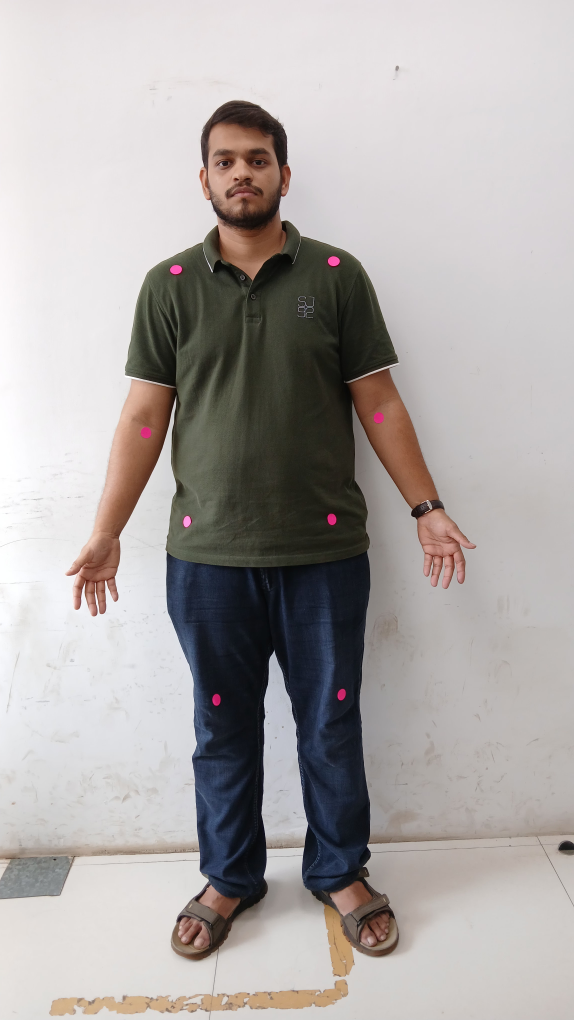
#> input picture inputImg.jpg, 2296 x 4080 px (shown at 1/4 size)
$ python EyesAndBodyDetection.py
#> lines starting #> are read from the running program, lines starting #| are printed output that depends on the picture; after the words box and inside, x2 and y2 are one past the last pixel; in counts of white or black regions, pixels touching at a corner belong together
import cv2
import numpy as np

def detect_and_label_circles_of_body(imagepath, labeled_data):
    """
    Detects pink color regions in the image, fits circles around them, and labels body parts.

    Parameters:
        image (numpy.ndarray): The input image.
        labeled_data (dict): Dictionary to store labeled body points.

    Returns:
        numpy.ndarray: Image with circles and labels drawn.
        dict: Updated dictionary with labeled body points.
    """
    # Convert the image from BGR to HSV color space
    image = cv2.imread(imagepath)
    image = cv2.resize(image,(600,720))
    hsv = cv2.cvtColor(image, cv2.COLOR_BGR2HSV)

    # Define the range of pink color in HSV
    lower_pink = np.array([160, 70, 70])   # Broader lower bound of pink color
    upper_pink = np.array([180, 255, 255])

    # Create a mask for the pink color
    mask = cv2.inRange(hsv, lower_pink, upper_pink)

    # Find contours of the detected pink regions
    contours, _ = cv2.findContours(mask, cv2.RETR_EXTERNAL, cv2.CHAIN_APPROX_SIMPLE)

    # List to store the circle data
    circles_data = []

    # Iterate through each contour
    for contour in contours:
        # Fit a minimum enclosing circle around the contour
        (x, y), radius = cv2.minEnclosingCircle(contour)
        radius = int(radius)  # Convert radius to an integer

        # Check if the radius is greater than 5
        if radius >1:
            # Store the center and radius in the list
            circles_data.append(((int(x), int(y)), radius))

    # Sort the circles based on their y-coordinate (vertical position)
    circles_data.sort(key=lambda c: c[0][1])  # Sort by y-coordinate

    # Divide circles into shoulders, hands, hips, and knees
    if len(circles_data) >= 8:
        # Most upper two circles are shoulders
        shoulders = sorted(circles_data[:2], key=lambda c: c[0][0])  # Sort by x for left/right
        # Next two circles are hands
        hands = sorted(circles_data[2:4], key=lambda c: c[0][0])  # Sort by x for left/right
        # Middle two circles are hips
        hips = sorted(circles_data[4:6], key=lambda c: c[0][0])  # Sort by x for left/right
        # Most lower two circles are knees
        knees = sorted(circles_data[6:8], key=lambda c: c[0][0])  # Sort by x for left/right

        # Assign labels
        body_labels = [
            ("Right Shoulder", shoulders[0][0]), ("Left Shoulder", shoulders[1][0]),
            ("Right Hand", hands[0][0]), ("Left Hand", hands[1][0]),
            ("Right Hip", hips[0][0]), ("Left Hip", hips[1][0]),
            ("Right Knee", knees[0][0]), ("Left Knee", knees[1][0])
        ]
    else:
        body_labels = [(f"Circle {i+1}", c[0]) for i, c in enumerate(circles_data)]

    # Draw and label the circles
    for label, center in body_labels:
        x, y = center
        cv2.circle(image, center, 5, (0, 255, 0), thickness=-1)  # Green filled circle
        cv2.putText(image, label, (x - 40, y - 10), cv2.FONT_HERSHEY_SIMPLEX, 0.5, (0, 255, 255), 2)
        labeled_data[label] = center

    return image, labeled_data

def detect_and_label_eyes(image, labeled_data, target_size=(600, 720)):
    """
    Detects eyes (left and right) in the image, labels them, and adjusts their positions based on the target size.

    Parameters:
        image (numpy.ndarray): The input image.
        labeled_data (dict): Dictionary to store labeled eye points.
        target_size (tuple): The target size (width, height) to scale the eye positions.

    Returns:
        numpy.ndarray: Image with eyes and labels drawn.
        dict: Updated dictionary with labeled eye points scaled to target size.
    """
    gray = cv2.cvtColor(image, cv2.COLOR_BGR2GRAY)

    # Load the classifiers
    face_cascade = cv2.CascadeClassifier(cv2.data.haarcascades + 'haarcascade_frontalface_default.xml')
    eye_cascade = cv2.CascadeClassifier(cv2.data.haarcascades + 'haarcascade_eye.xml')

    # Detect faces
    faces = face_cascade.detectMultiScale(gray, scaleFactor=1.3, minNeighbors=4)

    # Calculate scaling factors for width and height
    actual_size = (image.shape[1], image.shape[0])  # (width, height)
    scale_width = target_size[0] / actual_size[0]
    scale_height = target_size[1] / actual_size[1]

    for (x, y, w, h) in faces:
        # [5 lines of commented-out code are left out]
        x = int(x )
        y = int(y )
        w = int(w )
        h = int(h )

        roi_gray = gray[y:y + h, x:x + w]
        eyes = eye_cascade.detectMultiScale(roi_gray)

        # Sort detected eyes by x-coordinates (left-to-right in the image)
        eyes = sorted(eyes, key=lambda e: e[0])
        # print("eyessss",eyes)
        if len(eyes) >= 2:
            # Right Eye
            ex, ey, ew, eh = eyes[0]
            right_eye_center = (x + ex + ew // 2, y + ey + eh // 2)
            right_eye_center_scaled = (int(right_eye_center[0] * scale_width), int(right_eye_center[1] * scale_height))
            cv2.circle(image, right_eye_center, 5, (0, 0, 255), -1)
            # cv2.putText(image, "Right Eye", (right_eye_center[0] - 50, right_eye_center[1]),
                        # cv2.FONT_HERSHEY_SIMPLEX, 0.5, (0, 255, 0), 1)
            labeled_data["Right Eye"] = right_eye_center_scaled

            # Left Eye
            ex, ey, ew, eh = eyes[1]
            left_eye_center = (x + ex + ew // 2, y + ey + eh // 2)
            left_eye_center_scaled = (int(left_eye_center[0] * scale_width), int(left_eye_center[1] * scale_height))
            cv2.circle(image, left_eye_center, 5, (0, 0, 255), -1)
            # cv2.putText(image, "Left Eye", (left_eye_center[0] + 10, left_eye_center[1]),
                        # cv2.FONT_HERSHEY_SIMPLEX, 0.5, (0, 255, 0), 1)
            labeled_data["Left Eye"] = left_eye_center_scaled
        # print("eyeee points",labeled_data)

    return image, labeled_data


def main(image_path):
    """
    Main function to detect and label eyes and body points in a single image.

    Parameters:
        image_path (str): Path to the input image.
    """
#> called with image_path = 'inputImg.jpg'
    # Load and resize the image
    RealImage = cv2.imread(image_path)
#> RealImage is the input picture: shape (4080, 2296, 3); mean B, G, R 166.7, 168.3, 173.3
    image = RealImage.copy()
    image = cv2.resize(image, (1300, 1720))
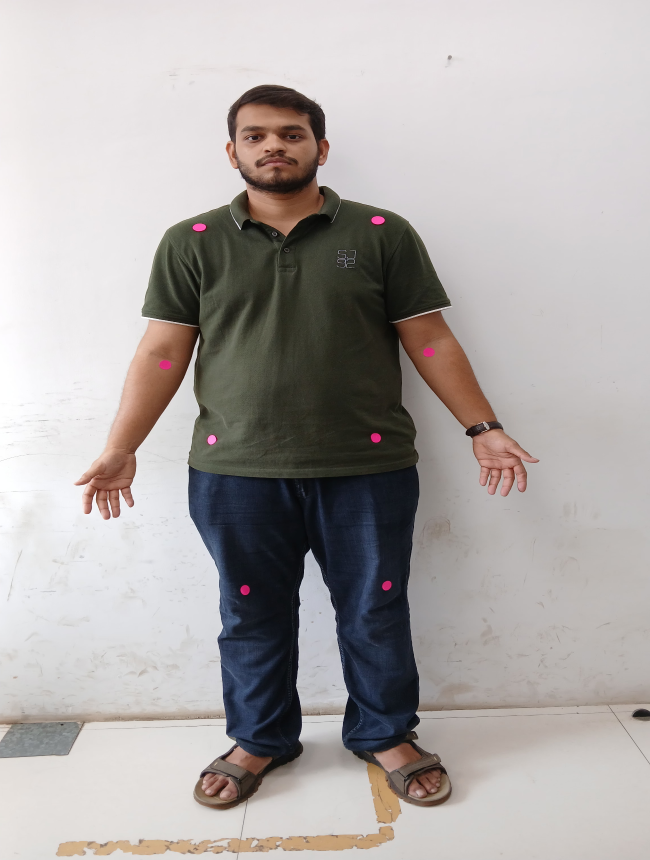
#> image: shape (1720, 1300, 3) (shown at 1/2 size); mean B, G, R 166.7, 168.3, 173.2

    # Dictionary to store all labeled points
    labeled_data = {}

    # Detect and label eyes
    image, labeled_data = detect_and_label_eyes(image, labeled_data, target_size=(600, 720))
#> in detect_and_label_eyes, `gray = cv2.cvtColor(image, cv2.COLOR_BGR2GRAY)`:
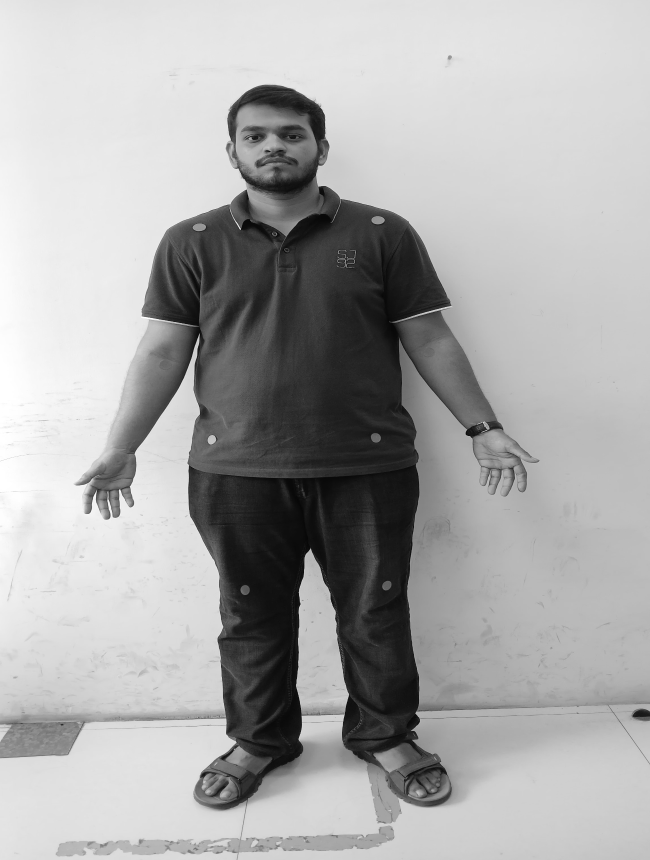
#> gray: shape (1720, 1300) (shown at 1/2 size); min 1, max 255, mean 169.5
#> in detect_and_label_eyes, `faces = face_cascade.detectMultiScale(gray, scaleFactor=1.3, minNeighb..`: faces = [[454, 200, 181, 181]]
#> the loop in detect_and_label_eyes, `for (x, y, w, h) in faces:` made 1 pass
#> (x, y, w, h, eyes) on pass 1: (454, 200, 181, 181, [[28, 49, 49, 49], [111, 52, 41, 41]])
#> pass 1, in detect_and_label_eyes, `roi_gray = gray[y:y + h, x:x + w]`:
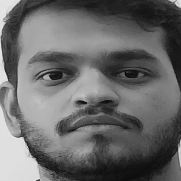
#> roi_gray: shape (181, 181); min 10, max 231, mean 104.9
#> after the loop in detect_and_label_eyes, `for (x, y, w, h) in faces:`: image: shape (1720, 1300, 3); 0.01% of pixels changed, all inside (x1, y1, x2, y2) = (501, 267, 591, 279)
#> after the loop in detect_and_label_eyes, `for (x, y, w, h) in faces:`: labeled_data = {'Right Eye': (233, 114), 'Left Eye': (270, 113)}
#> labeled_data = {'Right Eye': (233, 114), 'Left Eye': (270, 113)}

    # Detect and label body points
    image, labeled_data = detect_and_label_circles_of_body(image_path, labeled_data)
#> in detect_and_label_circles_of_body, `image = cv2.resize(image,(600,720))`:
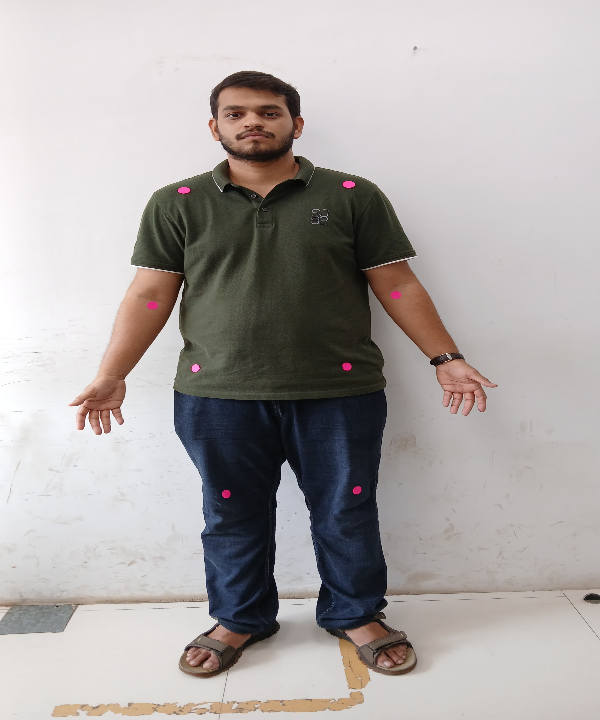
#> image: shape (720, 600, 3); mean B, G, R 166.7, 168.3, 173.2
#> in detect_and_label_circles_of_body, `hsv = cv2.cvtColor(image, cv2.COLOR_BGR2HSV)`: hsv: shape (720, 600, 3); mean H, S, V 78.4, 28.2, 175.4
#> in detect_and_label_circles_of_body, `mask = cv2.inRange(hsv, lower_pink, upper_pink)`:
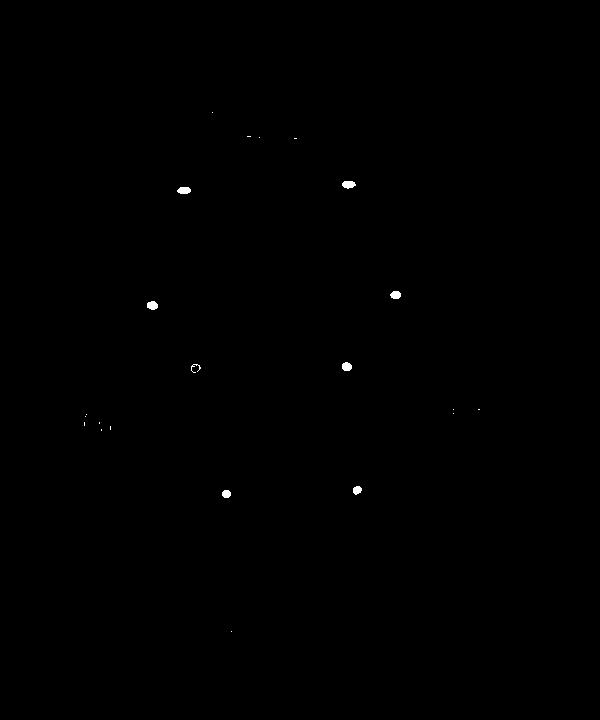
#> mask: shape (720, 600); 0.13% white; 22 white regions (14 under 20 px)
#> in detect_and_label_circles_of_body, `contours, _ = cv2.findContours(mask, cv2.RETR_EXTERNAL, cv2.CHAIN_APPR..`: contours = 22 contours, 15 with area under 20; largest, box (x1, y1, x2, y2) and area: (342, 181, 356, 189) 68, (177, 187, 191, 194) 66, (147, 301, 158, 310) 64, (342, 362, 352, 371) 60, (390, 291, 401, 299) 58, (353, 486, 362, 495) 48, (222, 490, 231, 498) 48
#> the loop in detect_and_label_circles_of_body, `for contour in contours:` made 22 passes
#> (x, y, radius) on passes 1, 2, 3, 8, 9, 10, 12, 13, 14, 15, 16, 17: (231, 631, 0), (226, 493.5, 4), (357, 490, 4), (85, 416, 0), (86, 414, 0), (453, 413, 0), (453, 409, 0), (195.3, 368, 4), (346.5, 366, 4), (152, 305, 5), (395.1, 294.5, 5), (183.5, 190, 6)
#> (contour, x, y, radius) on passes 4, 5, 6, 7, 11, 19: ([[101, 429], [101, 430]], 101, 429.5, 0), ([[110, 426], [110, 429]], 110, 427.5, 1), ([[99, 422], [99, 423]], 99, 422.5, 0), ([[84, 422], [84, 425]], 84, 423.5, 1), ([[478, 409], [479, 409]], 478.5, 409, 0), ([[294, 138], [296, 138]], 295, 138, 1)
#> after the loop in detect_and_label_circles_of_body, `for contour in contours:`: circles_data = [((226, 493), 4), ((357, 490), 4), ((195, 368), 4), ((346, 366), 4), ((152, 305), 5), ((395, 294), 5), ((183, 190), 6), ((348, 184), 6)]
#> in detect_and_label_circles_of_body, `shoulders = sorted(circles_data[:2], key=lambda c: c[0][0])`: shoulders = [((183, 190), 6), ((348, 184), 6)]
#> in detect_and_label_circles_of_body, `hands = sorted(circles_data[2:4], key=lambda c: c[0][0])`: hands = [((152, 305), 5), ((395, 294), 5)]
#> in detect_and_label_circles_of_body, `hips = sorted(circles_data[4:6], key=lambda c: c[0][0])`: hips = [((195, 368), 4), ((346, 366), 4)]
#> in detect_and_label_circles_of_body, `knees = sorted(circles_data[6:8], key=lambda c: c[0][0])`: knees = [((226, 493), 4), ((357, 490), 4)]
#> in detect_and_label_circles_of_body, `body_labels = [ ("Right Shoulder", shoulders[0][0]), ("Left Shoulder",..`: body_labels = [('Right Shoulder', (183, 190)), ('Left Shoulder', (348, 184)), ('Right Hand', (152, 305)), ('Left Hand', (395, 294)), ('Right Hip', (195, 368)), ('Left Hip', (346, 366)), ('Right Knee', (226, 493)), ('Left Knee', (357, 490))]
#> the loop in detect_and_label_circles_of_body, `for label, center in body_labels:` made 8 passes
#> after the loop in detect_and_label_circles_of_body, `for label, center in body_labels:`:
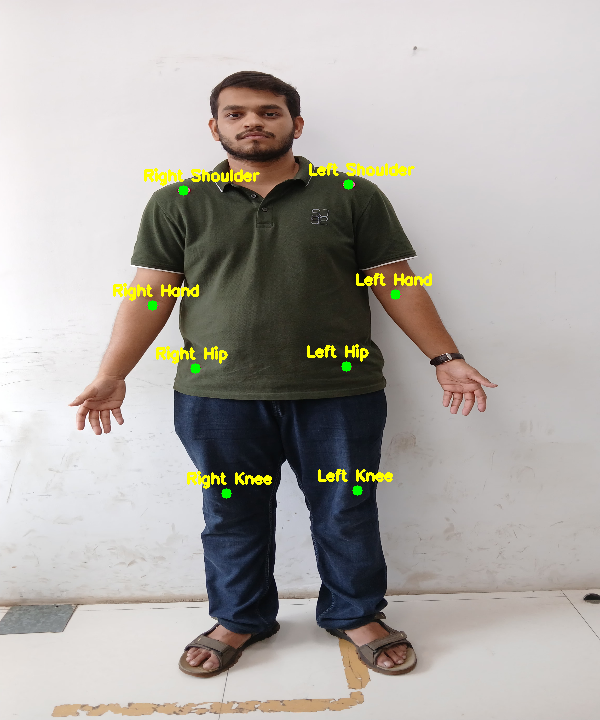
#> image: shape (720, 600, 3); 1.23% of pixels changed, all inside (x1, y1, x2, y2) = (113, 163, 432, 499)
#> after the loop in detect_and_label_circles_of_body, `for label, center in body_labels:`: labeled_data = 10 items
#> labeled_data = 10 items
    RealImage = cv2.resize(RealImage,(600,720))
    for key,val in labeled_data.items():
        print("valll",val)
        cv2.circle(RealImage,val,7,(60, 179, 113),-1)
#> this loop made 10 passes
#| valll (233, 114)
#| valll (270, 113)
#| valll (183, 190)
#| valll (348, 184)
#| valll (152, 305)
#| valll (395, 294)
#| valll (195, 368)
#| valll (346, 366)
#> (further printed lines are left out)
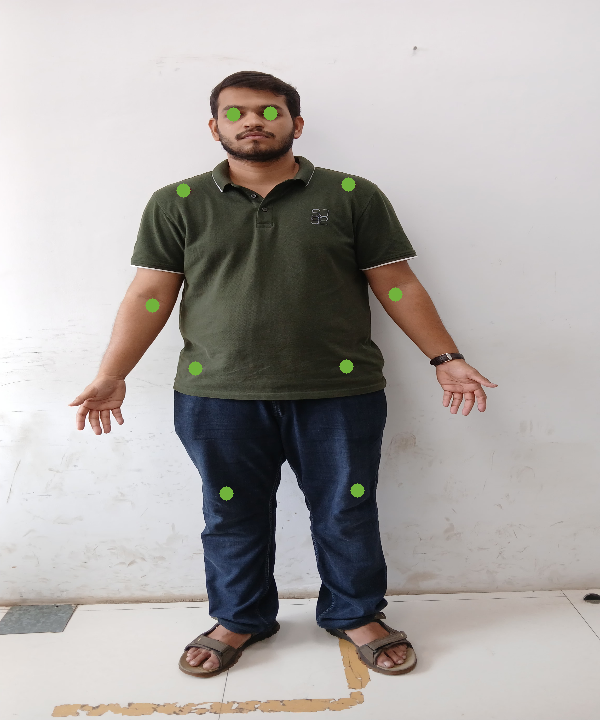
#> RealImage: shape (720, 600, 3); 0.34% of pixels changed, all inside (x1, y1, x2, y2) = (145, 106, 403, 501)
    cv2.imwrite("Output.jpg",RealImage)


    # [20 lines of commented-out code are left out]


if __name__ == "__main__":


    image_path = "inputImg.jpg"
    main(image_path)
